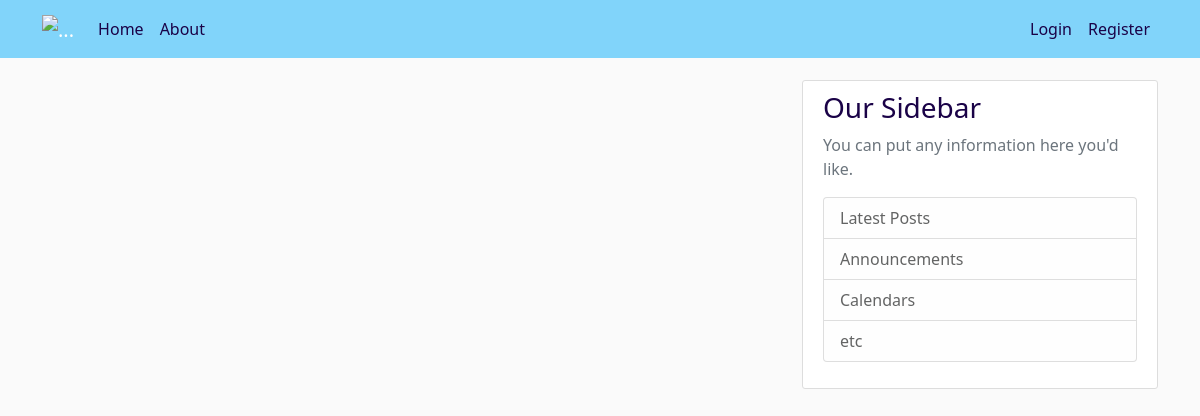
Before: / with the older database file.
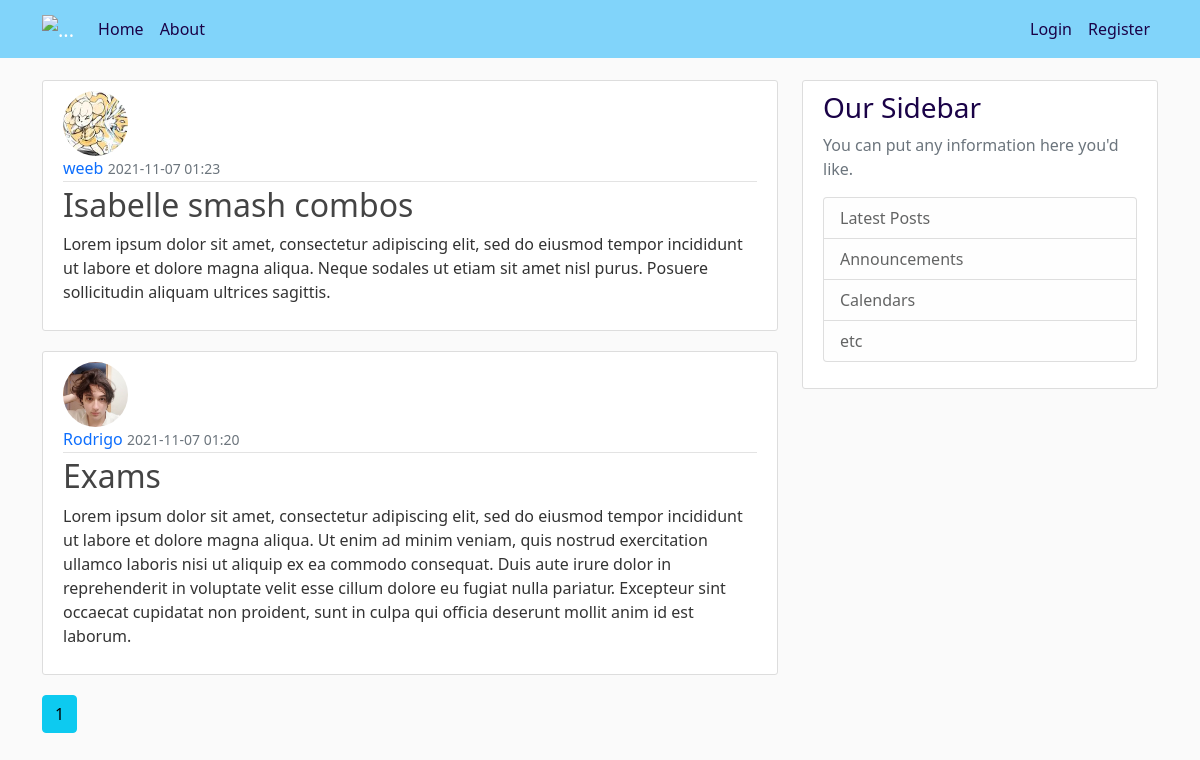
After: the same page with the newer database file.
### flaskblog/models.py (models this page shows, shortened)
class Post(db.Model):
    id = db.Column(db.Integer, primary_key=True)
    title = db.Column(db.String(100), nullable=False)
    date_posted = db.Column(db.DateTime, nullable=False, default=lambda :datetime.now(pytz.timezone('Mexico/General')))
    content = db.Column(db.Text, nullable=False)
    user_id = db.Column(db.Integer, db.ForeignKey('user.id'), nullable=False)

class User(db.Model, UserMixin):
    id = db.Column(db.Integer, primary_key=True)
    username = db.Column(db.String(20), unique=True, nullable=False)
    email = db.Column(db.String(120), unique=True, nullable=False)
    image_file = db.Column(db.String(20), nullable=False, default='default.jpg')
    password = db.Column(db.String(60), nullable=False)
    posts = db.relationship('Post', backref='author', lazy=True)
    liked_posts = db.relationship('Post', secondary=likes,backref=db.backref('liked_by', lazy='dynamic'))

### flaskblog/routes.py (the view)
@app.route('/home')
@app.route('/')
def home():
    page = request.args.get('page',1, type=int)
    posts = Post.query.order_by(Post.date_posted.desc()).paginate(page = page, per_page=4)
    return render_template('home.html', posts = posts);

### flaskblog/templates/home.html (shortened to what this page needs)
{% extends "layout.html" %}
{% block content %}
    {% for post in posts.items %}
    <article class="media content-section">
        <img class="rounded-circle article-img" src="{{ url_for('static',filename='profile_pics/'+post.author.image_file)}}" alt="user profile picture">
        <div class="media-body">
          <div class="article-metadata">
            <a class="mr-2" href="{{url_for('user_posts',username=post.author.username)}}">{{ post.author.username }}</a>
            <small class="text-muted">{{ post.date_posted.strftime('%Y-%m-%d %H:%M') }}</small>
          </div>
          <h2><a class="article-title" href="{{url_for('post', post_id=post.id)}}">{{ post.title }}</a></h2>
          <p class="article-content">{{ post.content }}</p>
        </div>
      </article>
    {% endfor %}
    {% for page_num in posts.iter_pages(left_edge=1, right_edge=1, left_current=1, right_current=2) %}
      {% if page_num %}
        {% if page_num == posts.page %}
          <a class="btn btn-info mb-4" href="{{url_for('home', page=page_num)}}">{{page_num}}</a>
        {% else %}
          <a class="btn btn-outline-info mb-4" href="{{url_for('home', page=page_num)}}">{{page_num}}</a>
        {% endif %}
      {% else %}
        ...
      {% endif %}
    {% endfor %}
{% endblock content %}

### flaskblog/templates/layout.html (shortened to what this page needs)
<!DOCTYPE html>
<html lang="en">
<head>
    <link href="https://cdn.jsdelivr.net/npm/bootstrap@5.1.3/dist/css/bootstrap.min.css" rel="stylesheet">
    <link rel="stylesheet" type="text/css" href="{{url_for('static', filename='main.css')}}">
</head>
<body>
    <header class="site-header">
        <nav class="navbar navbar-expand-md navbar-dark bg-steel fixed-top">
          <div class="container">
            <a class="navbar-brand mr-4" href="/">
              <img src="https://i.imgur.com/ynsbyz6.png" alt="..." height="46" >
            </a>
            <div class="collapse navbar-collapse" id="navbarToggle">
              <div class="navbar-nav mr-auto">
                <a class="nav-item nav-link" href="{{url_for('home')}}">Home</a>
                <a class="nav-item nav-link" href="{{url_for('about')}}">About</a>
              </div>
              <div class="navbar-nav" style="margin-left: auto;">
                {% if current_user.is_authenticated %}
                  <a class="nav-item nav-link" href="{{url_for('post_new')}}">New Post</a>
                  <a class="nav-item nav-link" href="{{url_for('account')}}">Account</a>
                  <a class="nav-item nav-link" href="{{url_for('logout')}}">Logout</a>
                {% else %}
                  <a class="nav-item nav-link" href="{{url_for('login')}}">Login</a>
                  <a class="nav-item nav-link" href="{{url_for('register')}}">Register</a>
                {% endif %}
              </div>
            </div>
          </div>
        </nav>
      </header>
      <main role="main" class="container">
        <div class="row">
          <div class="col-md-8">
            {% block content %}{% endblock %}
          </div>
          <div class="col-md-4">
            <div class="content-section">
              <h3>Our Sidebar</h3>
              <p class='text-muted'>You can put any information here you'd like.
                <ul class="list-group">
                  <li class="list-group-item list-group-item-light">Latest Posts</li>
                  <li class="list-group-item list-group-item-light">Announcements</li>
                  <li class="list-group-item list-group-item-light">Calendars</li>
                  <li class="list-group-item list-group-item-light">etc</li>
                </ul>
              </p>
            </div>
          </div>
        </div>
      </main>
</body>
</html>

### flaskblog/static/main.css (style rules this page uses)
body { background: #fafafa; color: #333333; margin-top: 5rem; }
h1, h2, h3, h4, h5, h6 { color: #1a0247; }
.bg-steel { background-color: #81d4fa; }
.site-header .navbar-nav .nav-link { color: #1a0247; }
.content-section { background: #ffffff; padding: 10px 20px; border: 1px solid #dddddd; border-radius: 3px; margin-bottom: 20px; }
.article-title { color: #444444; }
.article-content { white-space: pre-line; }
.article-img { height: 65px; width: 65px; margin-right: 16px; }
.article-metadata { padding-bottom: 1px; margin-bottom: 4px; border-bottom: 1px solid #e3e3e3 }
a { text-decoration: none; }

Changed rows visible on the page:
added Post: image_file (picture), author.username "weeb", date_posted "2021-11-07 01:23", title "Isabelle smash combos", content "Lorem ipsum dolor sit amet, consectetur adipiscing elit, sed do eiusmod tempor incididunt ut labore et dolore magna aliqua. Neque sodales ut etiam sit amet nisl purus. Posuere sollicitudin aliquam ultrices sagittis."
added Post: image_file (picture), author.username "Rodrigo", date_posted "2021-11-07 01:20", title "Exams", content "Lorem ipsum dolor sit amet, consectetur adipiscing elit, sed do eiusmod tempor incididunt ut labore et dolore magna aliqua. Ut enim ad minim veniam, quis nostrud exercitation ullamco laboris nisi ut aliquip ex ea commodo consequat. Duis aute irure dolor in reprehenderit in voluptate velit esse cillum dolore eu fugiat nulla pariatur. Excepteur sint occaecat cupidatat non proident, sunt in culpa qui officia deserunt mollit anim id est laborum."
Other visible differences:
new list line: "1"
